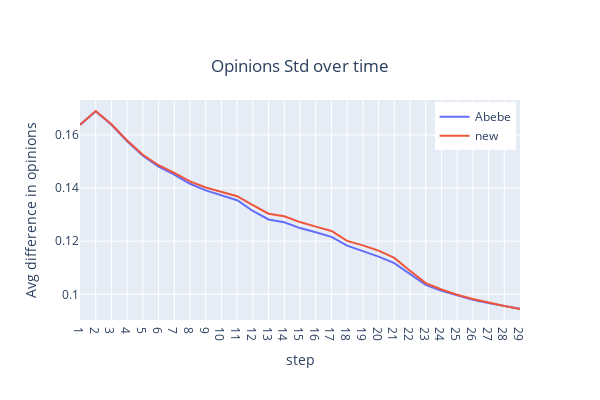

The notebook cell saved with this chart:
### Code cell
import plotly.graph_objects as go
# mode = ['FJ', 'Abebe', 'new']
mode = ['Abebe', 'new']
fig = go.Figure()
_, test_graph, init_date, df = create_graph()
for i in mode:
    graph = test_graph.copy()
    test = ExperimentClass(graph, i, df, init_date)
    test.run_model(30)
    avgdiff_per_iter = test.get_avgdiff_per_iter()
    print(avgdiff_per_iter)
    opinions_std_per_iter = test.get_opinions_std_per_iter()
    print(opinions_std_per_iter)
    test.plot()
    fig.add_trace(go.Scatter(x=np.arange(1, len(avgdiff_per_iter)+1), y=opinions_std_per_iter, mode='lines', name=f'{i}'))
fig.update_layout(title=f'Opinions Std over time', 
                  xaxis_title='step', yaxis_title='Avg difference in opinions',
                  title_x=0.5, title_y=0.85,
                  legend=dict(
                    yanchor="top",
                    y=0.99,
                    xanchor="right",
                    x=0.99
                  ),
                  width=600, height=400)
# update x ticks to every 1
fig.update_xaxes(dtick=1)
fig.update_layout
fig.show()

# # Save the figure with a high resolution (dpi=300)
pio.write_image(fig, 'avg_diff.jpeg', width=600, height=400, scale=10)

### Figure 1 — Plotly figure (JSON) as saved in the notebook; plotly's stock layout.template omitted (floating-point values rounded to 4 significant figures)
{"data": [{"mode": "lines", "name": "Abebe", "type": "scatter", "x": [1, 2, 3, 4, 5, 6, 7, 8, 9, 10, 11, 12, 13, 14, 15, 16, 17, 18, 19, 20, 21, 22, 23, 24, 25, 26, 27, 28, 29], "y": [0.1638, 0.1689, 0.1638, 0.1576, 0.1522, 0.1481, 0.145, 0.1416, 0.1391, 0.1373, 0.1354, 0.1314, 0.1282, 0.1271, 0.1249, 0.1233, 0.1216, 0.1183, 0.1163, 0.1142, 0.1117, 0.1076, 0.1036, 0.1013, 0.09949, 0.09797, 0.09668, 0.09555, 0.09456]}, {"mode": "lines", "name": "new", "type": "scatter", "x": [1, 2, 3, 4, 5, 6, 7, 8, 9, 10, 11, 12, 13, 14, 15, 16, 17, 18, 19, 20, 21, 22, 23, 24, 25, 26, 27, 28, 29], "y": [0.1638, 0.169, 0.164, 0.1579, 0.1525, 0.1486, 0.1457, 0.1425, 0.1402, 0.1385, 0.1369, 0.1336, 0.1303, 0.1294, 0.1272, 0.1255, 0.1238, 0.1201, 0.1184, 0.1164, 0.1137, 0.1089, 0.1042, 0.1018, 0.09983, 0.09821, 0.0968, 0.09556, 0.09447]}], "layout": {"height": 400, "legend": {"x": 0.99, "xanchor": "right", "y": 0.99, "yanchor": "top"}, "title": {"text": "Opinions Std over time", "x": 0.5, "y": 0.85}, "width": 600, "xaxis": {"dtick": 1, "title": {"text": "step"}}, "yaxis": {"title": {"text": "Avg difference in opinions"}}}}
